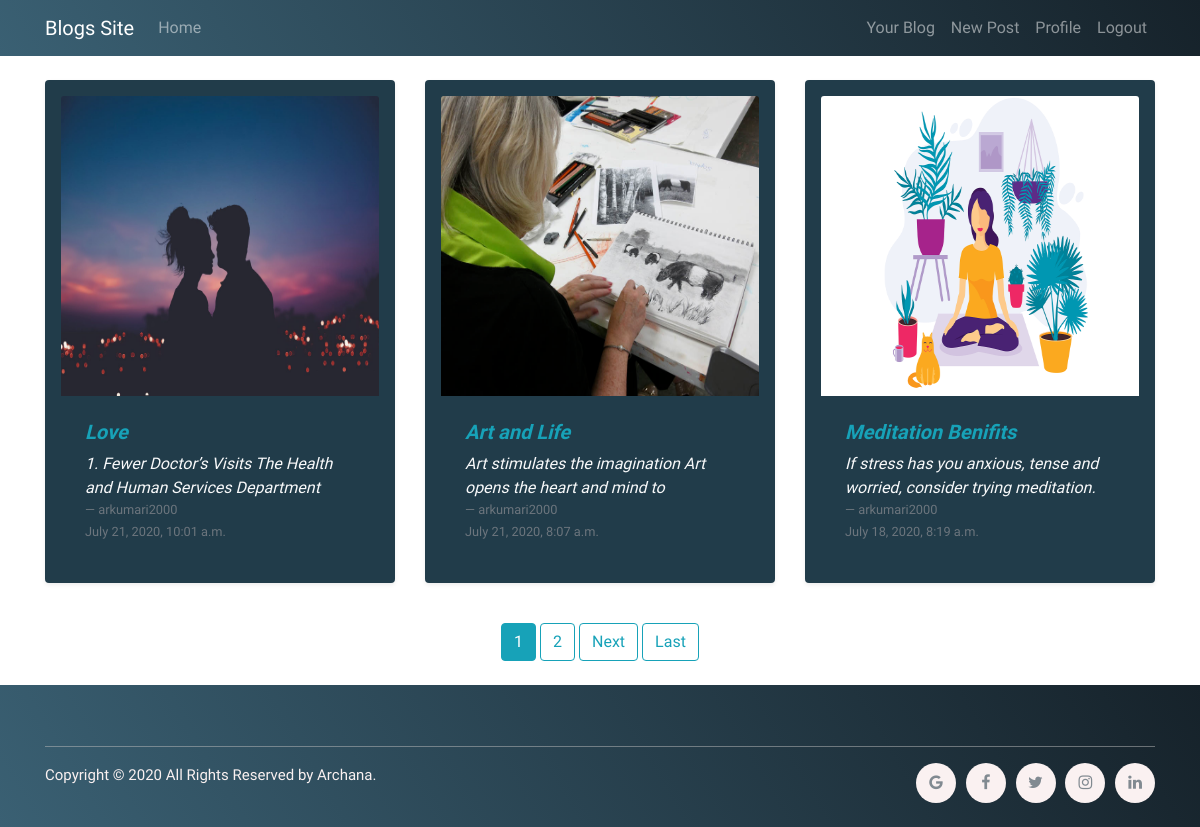
The page /blogs/arkumari2000 (signed in) on the database its author committed.
### app/models.py (models this page shows, shortened)
class Blog(models.Model):
    author = models.ForeignKey(
        User, on_delete=models.CASCADE, null=True, blank=True)
    title = models.CharField(max_length=500)
    content = models.TextField()
    image = models.ImageField(upload_to='images', blank=True)
    date_posted = models.DateTimeField(auto_now_add=True)

### app/views.py (the view)
# urls.py: path("blogs/<str:username>", views.UserBlogList.as_view(), name='user_blogs'),
class UserBlogList(LoginRequiredMixin, ListView):
    model = Blog
    template_name = 'app/home.html'
    context_object_name = 'blogs'
    paginate_by = 3
    def get_queryset(self):
        user = get_object_or_404(User, username=self.kwargs.get('username'))
        return Blog.objects.filter(author=user).order_by('-date_posted')

### app/templates/app/home.html (shortened to what this page needs)
{% extends 'app/base.html' %}
{% block content %}
<div class="container">
    <div class="row my-4">
        {% for blog in blogs %}
        <div class="col-md-4">
            <div class="thumbnail">
                <a href="{% url 'blog' blog.id %}">
                    <figure class="rounded p-3 bg-custom-blog text-light shadow-sm">
                        {% if blog.image %}
                        <img src="{{blog.image.url}}" alt="" class="w-100 card-img-top" height="300">
                        {% else %}
                        <img src="/static/images/205607.jpg" alt="" class="w-100 card-img-top" height="300">
                        {% endif %}
                        <figcaption class="p-4 card-img-bottom">
                            <h2 class="h5 font-weight-bold mb-2 text-info font-italic">{{blog.title}}</h2>
                            <p class="mb-0 text-small text-light font-italic show-blog-text">{{blog.content}}</p>
                </a>
                <footer class="blockquote-footer">{{blog.author}}</footer>
                <small class="text-muted">{{blog.date_posted}}</small>
            </div>
        </div>
        {% endfor %}
    </div>
    <center>
        {% if is_paginated %}
        {% for num in page_obj.paginator.page_range %}
        {% if page_obj.number == num %}
        <a class="btn btn-info mb-4" href="?page={{ num }}">{{ num }}</a>
        {% elif num > page_obj.number|add:'-3' and num < page_obj.number|add:'3' %}
        <a class="btn btn-outline-info mb-4" href="?page={{ num }}">{{ num }}</a>
        {% endif %}
        {% endfor %}
        {% if page_obj.has_next %}
        <a class="btn btn-outline-info mb-4" href="?page={{ page_obj.next_page_number }}">Next</a>
        <a class="btn btn-outline-info mb-4" href="?page={{ page_obj.paginator.num_pages }}">Last</a>
        {% endif %}
        {% endif %}
    </center>
</div>
{% endblock %}

### static/css/style.css (style rules this page uses)
body { font-family: 'Kalam', cursive; }
.show-blog-text { line-height: 1.5em; height: 3em; overflow: hidden; }
.bg-custom-blog { background-color: #213c4a; }

### rows shown on the page
Blog: image (picture), title "Love", content "1. Fewer Doctor’s Visits The Health and Human Services Department…", author "arkumari2000", date_posted "July 21, 2020, 10:01 a.m."
Blog: image (picture), title "Art and Life", content "Art stimulates the imagination Art opens the heart and mind to…", author "arkumari2000", date_posted "July 21, 2020, 8:07 a.m."
Blog: image (picture), title "Meditation Benifits", content "If stress has you anxious, tense and worried, consider trying meditation.…", author "arkumari2000", date_posted "July 18, 2020, 8:19 a.m."

### other values the page prints
{{ num }} "1"
{{ num }} "2"
